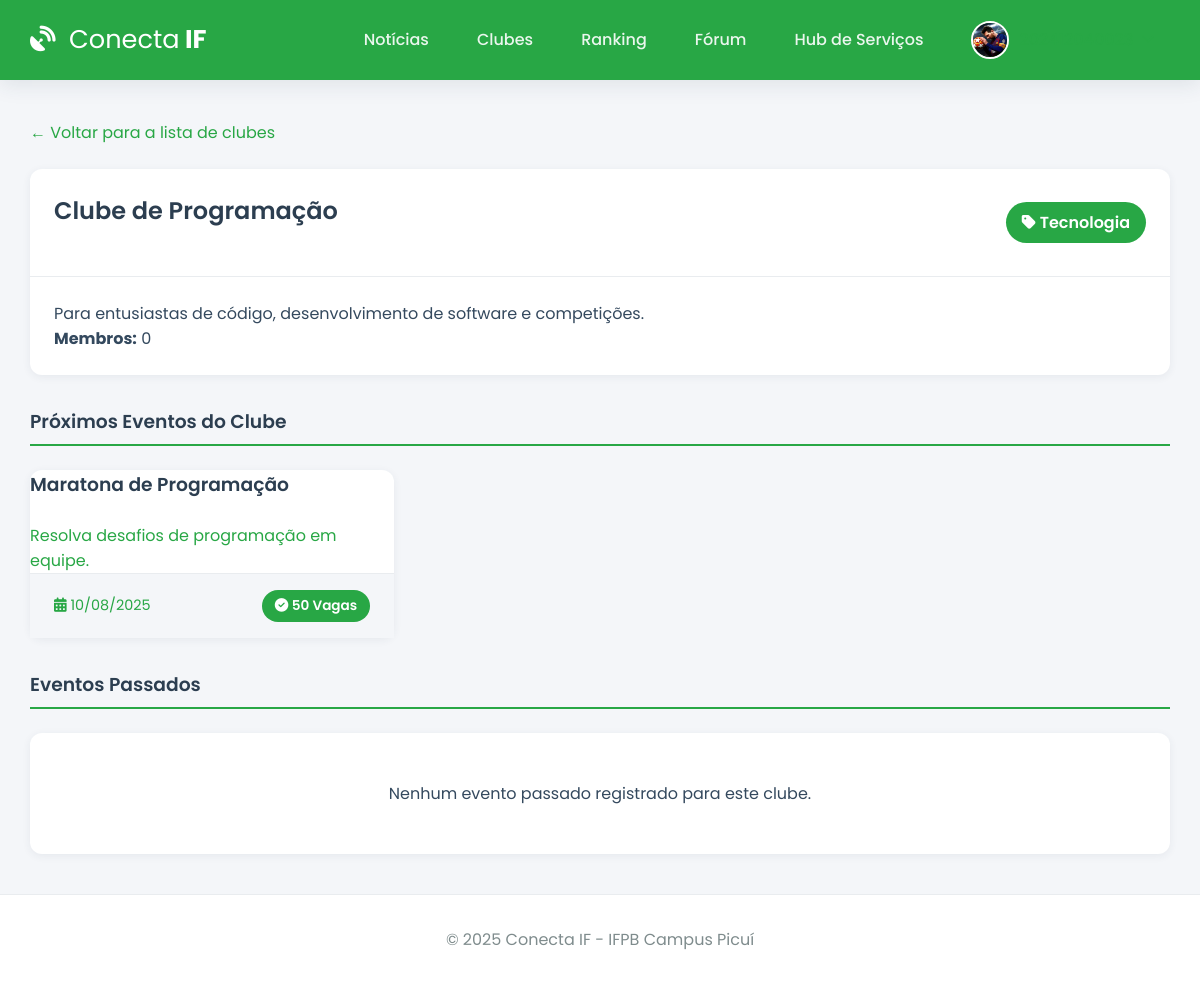
The app's page /clube/1 (signed in) with its own data.
### app.py (models this page shows, shortened)
class User(db.Model):
    id = db.Column(db.Integer, primary_key=True)
    email = db.Column(db.String(120), unique=True, nullable=False)
    username = db.Column(db.String(12), unique=True, nullable=False)
    password_hash = db.Column(db.String(256), nullable=False)
    image_file = db.Column(db.String(100), nullable=False, default='default.jpg')
    eventos_inscritos = db.relationship('Evento', secondary=inscricao_evento_tabela, back_populates='alunos_inscritos', lazy='dynamic')
    clubes_membro = db.relationship('Clube', secondary=membros_clube_tabela, back_populates='membros', lazy='dynamic')
    topicos_criados = db.relationship('ForumTopico', backref='autor', lazy='dynamic', cascade="all, delete-orphan")
    posts_criados = db.relationship('ForumPost', backref='autor', lazy='dynamic', cascade="all, delete-orphan")

class Clube(db.Model):
    id = db.Column(db.Integer, primary_key=True)
    nome = db.Column(db.String(100), unique=True, nullable=False)
    descricao = db.Column(db.Text, nullable=False)
    categoria = db.Column(db.String(50), nullable=False)
    membros = db.relationship('User', secondary=membros_clube_tabela, back_populates='clubes_membro', lazy='dynamic')
    eventos = db.relationship('Evento', backref='clube_organizador', lazy='dynamic')

class Evento(db.Model):
    id = db.Column(db.Integer, primary_key=True)
    titulo = db.Column(db.String(200), nullable=False)
    descricao = db.Column(db.Text, nullable=False)
    vagas = db.Column(db.Integer, nullable=False)
    data_evento = db.Column(db.DateTime, nullable=False, default=lambda: datetime.now(timezone.utc))
    clube_id = db.Column(db.Integer, db.ForeignKey('clube.id'), nullable=False)
    alunos_inscritos = db.relationship('User', secondary=inscricao_evento_tabela, back_populates='eventos_inscritos', lazy='dynamic')
    noticias = db.relationship('Noticia', backref='evento', lazy='dynamic', cascade="all, delete-orphan")
    @property
    def vagas_restantes(self):
        return self.vagas - self.alunos_inscritos.count()

### app.py (the view)
@app.route('/clube/<int:clube_id>')
@login_required
def detalhe_clube(clube_id):
    clube = Clube.query.get_or_404(clube_id)
    agora = datetime.now(timezone.utc)
    eventos_futuros = clube.eventos.filter(Evento.data_evento >= agora).order_by(Evento.data_evento.asc()).all()
    eventos_passados = clube.eventos.filter(Evento.data_evento < agora).order_by(Evento.data_evento.desc()).all()
    return render_template('detalhe_clube.html', clube=clube, eventos_futuros=eventos_futuros, eventos_passados=eventos_passados)

### app.py (called while the page is built)
@app.before_request
def load_logged_in_user():
    user_id = session.get('user_id')
    g.user = User.query.get(user_id) if user_id else None
    if user_id and g.user is None:
        session.clear()

def login_required(f):
    @wraps(f)
    def decorated_function(*args, **kwargs):
        if g.user is None:
            flash('Você precisa fazer login para acessar esta página.', 'warning')
            return redirect(url_for('login'))
        return f(*args, **kwargs)
    return decorated_function

@app.context_processor
def inject_user_and_year():
    return dict(current_user_data=g.user, current_year=datetime.now(timezone.utc).year)

### templates/detalhe_clube.html (shortened to what this page needs)
{% extends 'base.html' %}
{% block content %}
<div class="back-link-container">
    <a href="{{ url_for('clubes') }}">&larr; Voltar para a lista de clubes</a>
</div>
<div class="card">
    <div class="card-header">
        <h2>{{ clube.nome }}</h2>
        <span class="vagas-badge-lg" style="font-size: 1rem;"><i class="fas fa-tag"></i> {{ clube.categoria }}</span>
    </div>
    <div class="card-body">
        <p class="lead">{{ clube.descricao }}</p>
        <p><strong>Membros:</strong> {{ clube.membros.count() }}</p>
    </div>
</div>
<h3 class="page-header" style="margin-top: 2rem;">Próximos Eventos do Clube</h3>
{% if eventos_futuros %}
    <div class="course-grid">
    {% for evento in eventos_futuros %}
        {% include 'partials/evento_card.html' %}
    {% endfor %}
    </div>
{% else %}
    <div class="card empty-state">
        <p class="text-muted">Este clube não tem eventos futuros agendados.</p>
    </div>
{% endif %}
<h3 class="page-header" style="margin-top: 2rem;">Eventos Passados</h3>
{% if eventos_passados %}
    <ul class="simple-list">
    {% for evento in eventos_passados %}
        <li><a href="{{ url_for('detalhe_evento', evento_id=evento.id) }}">{{ evento.titulo }}</a> - <small>{{ evento.data_evento.strftime('%d/%m/%Y') }}</small></li>
    {% endfor %}
    </ul>
{% else %}
     <div class="card empty-state">
        <p class="text-muted">Nenhum evento passado registrado para este clube.</p>
    </div>
{% endif %}
{% endblock %}

### templates/base.html (shortened to what this page needs)
<!DOCTYPE html>
<html lang="pt-br">
<head>
    <link rel="stylesheet" href="https://cdnjs.cloudflare.com/ajax/libs/font-awesome/6.5.2/css/all.min.css" />
    <link rel="stylesheet" href="{{ url_for('static', filename='css/style.css') }}">
</head>
<body>
    <header class="header">
        <div class="container">
            <nav class="navbar">
                <a class="navbar-brand" href="{{ url_for('noticias') if current_user_data else url_for('login') }}">
                    <i class="fas fa-satellite-dish"></i> <strong>Conecta</strong> IF
                </a>
                <div class="nav-links" id="nav-links">
                    {% if current_user_data %}
                        <a class="nav-item" href="{{ url_for('noticias') }}">Notícias</a>
                        <a class="nav-item" href="{{ url_for('clubes') }}">Clubes</a>
                        <a class="nav-item" href="{{ url_for('ranking') }}">Ranking</a>
                        <a class="nav-item" href="{{ url_for('forum') }}">Fórum</a>
                        <a class="nav-item" href="{{ url_for('hub_servicos') }}">Hub de Serviços</a>
                        <div class="nav-item user-menu">
                             <a class="user-menu-trigger" href="#">
                                 <img src="{{ url_for('static', filename='profile_pics/' + current_user_data.image_file) }}" class="nav-profile-image">
                                 <span>{{ current_user_data.username }}</span> <i class="fas fa-chevron-down dropdown-icon"></i>
                            </a>
                        </div>
                    {% else %}
                        <a href="{{ url_for('login') }}" class="nav-item">Entrar</a>
                        <a href="{{ url_for('register') }}" class="nav-item btn btn-outline">Registar</a>
                    {% endif %}
                </div>
            </nav>
        </div>
    </header>
    <main class="container">
        {% block content %}{% endblock %}
    </main>
    <footer class="footer">
        <p>&copy; {{ current_year }} Conecta IF - IFPB Campus Picuí</p>
    </footer>
</body>
</html>

### templates/partials/evento_card.html
<a href="{{ url_for('detalhe_evento', evento_id=evento.id) }}" class="card-link">
    <div class="card course-card">
        <h3>{{ evento.titulo }}</h3>
        <p class="text-muted">{{ evento.descricao|truncate(120) }}</p>
        <div class="card-footer">
            <span><i class="fas fa-calendar-alt"></i> {{ evento.data_evento.strftime('%d/%m/%Y') }}</span>
            {% if evento.vagas_restantes > 0 %}
                <span class="vagas-badge vagas-disponiveis"><i class="fas fa-check-circle"></i> {{ evento.vagas_restantes }} Vagas</span>
            {% else %}
                <span class="vagas-badge vagas-esgotadas"><i class="fas fa-times-circle"></i> Esgotado</span>
            {% endif %}
        </div>
    </div>
</a>

### static/css/style.css (style rules this page uses)
:root { --ifpb-green: #28a745; --ifpb-green-dark: #218838; --dark-blue: #2c3e50; --light-gray: #ecf0f1; --medium-gray: #bdc3c7; --text-color: #34495e; --light-text: #7f8c8d; --background-color: #f4f6f9; --surface-color: #ffffff; --border-color: #e9ecef; --font-family-base: 'Poppins', sans-serif; --shadow-sm: 0 2px 8px rgba(44, 62, 80, 0.07); --shadow-md: 0 5px 20px rgba(44, 62, 80, 0.1); --border-radius: 12px; }
* { box-sizing: border-box; margin: 0; padding: 0; }
html { height: 100%; }
body { font-family: var(--font-family-base); background-color: var(--background-color); color: var(--text-color); display: flex; flex-direction: column; min-height: 100%; }
.container { width: 95%; max-width: 1200px; margin: 0 auto; }
main.container { flex-grow: 1; padding-top: 2.5rem; padding-bottom: 2.5rem; }
h1, h2, h3, h4 { font-weight: 600; color: var(--dark-blue); margin-bottom: 1.5rem; }
a { color: var(--ifpb-green); text-decoration: none; transition: color 0.2s; }
.header { background-color: var(--ifpb-green); padding: 0.8rem 0; box-shadow: var(--shadow-md); position: sticky; top: 0; z-index: 1000; }
.navbar { display: flex; justify-content: space-between; align-items: center; }
.navbar-brand { font-weight: 700; font-size: 1.6rem; color: var(--surface-color); }
.navbar-brand i { margin-right: 0.5rem; }
.navbar-brand strong { font-weight: 400; }
.nav-links { display: flex; align-items: center; gap: 1rem; }
.nav-item { color: rgba(255, 255, 255, 0.9); font-weight: 500; padding: 0.5rem 1rem; border-radius: var(--border-radius); transition: background-color 0.2s; }
.nav-profile-image { width: 38px; height: 38px; border-radius: 50%; margin-right: 10px; object-fit: cover; border: 2px solid var(--surface-color); }
.user-menu { position: relative; }
.user-menu-trigger { display: flex; align-items: center; cursor: pointer; }
.user-menu-trigger .dropdown-icon { font-size: 0.8em; margin-left: 0.5rem; transition: transform 0.2s; }
.card { background-color: var(--surface-color); border-radius: var(--border-radius); box-shadow: var(--shadow-sm); transition: all 0.3s ease-in-out; display: flex; flex-direction: column; height: 100%; }
.card .card-header { padding: 1.5rem; border-bottom: 1px solid var(--border-color); display: flex; justify-content: space-between; align-items: center; }
.card .card-body { padding: 1.5rem; flex-grow: 1; }
.card .card-footer { padding: 1rem 1.5rem; background-color: var(--background-color); border-top: 1px solid var(--border-color); display: flex; justify-content: space-between; align-items: center; font-size: 0.9rem; }
.course-grid { display: grid; grid-template-columns: repeat(auto-fill, minmax(300px, 1fr)); gap: 1.5rem; }
.vagas-badge, .vagas-badge-lg { background-color: var(--ifpb-green); color: white; padding: 0.4rem 0.8rem; border-radius: 50px; font-size: 0.85rem; font-weight: 600; }
.vagas-badge-lg { font-size: 1rem; padding: 0.5rem 1rem; }
.empty-state { text-align: center; padding: 3rem 1rem; }
.page-header { border-bottom: 2px solid var(--ifpb-green); padding-bottom: 0.5rem; }
.back-link-container { margin-bottom: 1.5rem; }
.footer { padding: 2rem 0; background-color: var(--surface-color); text-align: center; margin-top: auto; border-top: 1px solid var(--border-color); }
.footer p { margin: 0; color: var(--light-text); }

### records on screen
User: image_file (picture)
Clube: nome "Clube de Programação", categoria "Tecnologia", descricao "Para entusiastas de código, desenvolvimento de software e competições."
Evento: titulo "Maratona de Programação", descricao "Resolva desafios de programação em equipe.", data_evento "10/08/2025", vagas_restantes "50"

### other values on screen
{{ clube.membros.count() }} "0"
